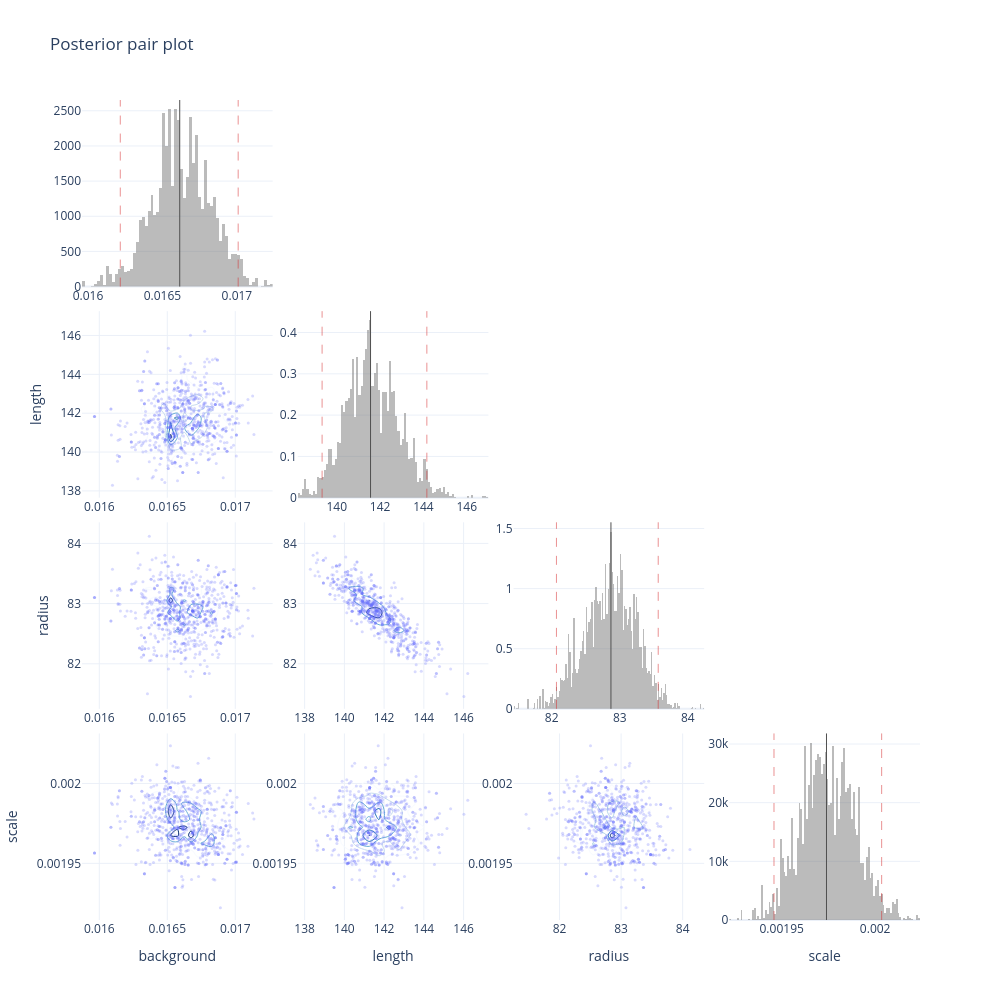

Notebook code for this chart:
### Code cell
print('\nGenerating posterior pair (corner) plot...')
fitteri.plot_posterior_pairs()

### Figure 1 — Plotly figure (JSON) as saved in the notebook; plotly's stock layout.template omitted (floating-point values rounded to 4 significant figures; data arrays with more than 128 entries replaced by an {"elided": "..."} marker saying what was removed)
{"data": [{"histnorm": "probability density", "marker": {"color": "rgba(120, 120, 120, 0.5)"}, "name": "Marginal density", "showlegend": false, "type": "histogram", "x": {"elided": "9600 float values"}, "xaxis": "x", "yaxis": "y"}, {"marker": {"color": "rgba(99, 110, 250, 0.25)", "size": 3}, "mode": "markers", "showlegend": false, "type": "scatter", "x": {"elided": "750 float values"}, "xaxis": "x5", "y": {"elided": "750 float values"}, "yaxis": "y5"}, {"colorscale": [[0, "rgb(247,251,255)"], [0.125, "rgb(222,235,247)"], [0.25, "rgb(198,219,239)"], [0.375, "rgb(158,202,225)"], [0.5, "rgb(107,174,214)"], [0.625, "rgb(66,146,198)"], [0.75, "rgb(33,113,181)"], [0.875, "rgb(8,81,156)"], [1, "rgb(8,48,107)"]], "contours": {"coloring": "lines"}, "line": {"width": 1}, "ncontours": 6, "showlegend": false, "showscale": false, "type": "histogram2dcontour", "x": {"elided": "9600 float values"}, "xaxis": "x5", "y": {"elided": "9600 float values"}, "yaxis": "y5"}, {"histnorm": "probability density", "marker": {"color": "rgba(120, 120, 120, 0.5)"}, "name": "Marginal density", "showlegend": false, "type": "histogram", "x": {"elided": "9600 float values"}, "xaxis": "x6", "yaxis": "y6"}, {"marker": {"color": "rgba(99, 110, 250, 0.25)", "size": 3}, "mode": "markers", "showlegend": false, "type": "scatter", "x": {"elided": "750 float values"}, "xaxis": "x9", "y": {"elided": "750 float values"}, "yaxis": "y9"}, {"colorscale": [[0, "rgb(247,251,255)"], [0.125, "rgb(222,235,247)"], [0.25, "rgb(198,219,239)"], [0.375, "rgb(158,202,225)"], [0.5, "rgb(107,174,214)"], [0.625, "rgb(66,146,198)"], [0.75, "rgb(33,113,181)"], [0.875, "rgb(8,81,156)"], [1, "rgb(8,48,107)"]], "contours": {"coloring": "lines"}, "line": {"width": 1}, "ncontours": 6, "showlegend": false, "showscale": false, "type": "histogram2dcontour", "x": {"elided": "9600 float values"}, "xaxis": "x9", "y": {"elided": "9600 float values"}, "yaxis": "y9"}, {"marker": {"color": "rgba(99, 110, 250, 0.25)", "size": 3}, "mode": "markers", "showlegend": false, "type": "scatter", "x": {"elided": "750 float values"}, "xaxis": "x10", "y": {"elided": "750 float values"}, "yaxis": "y10"}, {"colorscale": [[0, "rgb(247,251,255)"], [0.125, "rgb(222,235,247)"], [0.25, "rgb(198,219,239)"], [0.375, "rgb(158,202,225)"], [0.5, "rgb(107,174,214)"], [0.625, "rgb(66,146,198)"], [0.75, "rgb(33,113,181)"], [0.875, "rgb(8,81,156)"], [1, "rgb(8,48,107)"]], "contours": {"coloring": "lines"}, "line": {"width": 1}, "ncontours": 6, "showlegend": false, "showscale": false, "type": "histogram2dcontour", "x": {"elided": "9600 float values"}, "xaxis": "x10", "y": {"elided": "9600 float values"}, "yaxis": "y10"}, {"histnorm": "probability density", "marker": {"color": "rgba(120, 120, 120, 0.5)"}, "name": "Marginal density", "showlegend": false, "type": "histogram", "x": {"elided": "9600 float values"}, "xaxis": "x11", "yaxis": "y11"}, {"marker": {"color": "rgba(99, 110, 250, 0.25)", "size": 3}, "mode": "markers", "showlegend": false, "type": "scatter", "x": {"elided": "750 float values"}, "xaxis": "x13", "y": {"elided": "750 float values"}, "yaxis": "y13"}, {"colorscale": [[0, "rgb(247,251,255)"], [0.125, "rgb(222,235,247)"], [0.25, "rgb(198,219,239)"], [0.375, "rgb(158,202,225)"], [0.5, "rgb(107,174,214)"], [0.625, "rgb(66,146,198)"], [0.75, "rgb(33,113,181)"], [0.875, "rgb(8,81,156)"], [1, "rgb(8,48,107)"]], "contours": {"coloring": "lines"}, "line": {"width": 1}, "ncontours": 6, "showlegend": false, "showscale": false, "type": "histogram2dcontour", "x": {"elided": "9600 float values"}, "xaxis": "x13", "y": {"elided": "9600 float values"}, "yaxis": "y13"}, {"marker": {"color": "rgba(99, 110, 250, 0.25)", "size": 3}, "mode": "markers", "showlegend": false, "type": "scatter", "x": {"elided": "750 float values"}, "xaxis": "x14", "y": {"elided": "750 float values"}, "yaxis": "y14"}, {"colorscale": [[0, "rgb(247,251,255)"], [0.125, "rgb(222,235,247)"], [0.25, "rgb(198,219,239)"], [0.375, "rgb(158,202,225)"], [0.5, "rgb(107,174,214)"], [0.625, "rgb(66,146,198)"], [0.75, "rgb(33,113,181)"], [0.875, "rgb(8,81,156)"], [1, "rgb(8,48,107)"]], "contours": {"coloring": "lines"}, "line": {"width": 1}, "ncontours": 6, "showlegend": false, "showscale": false, "type": "histogram2dcontour", "x": {"elided": "9600 float values"}, "xaxis": "x14", "y": {"elided": "9600 float values"}, "yaxis": "y14"}, {"marker": {"color": "rgba(99, 110, 250, 0.25)", "size": 3}, "mode": "markers", "showlegend": false, "type": "scatter", "x": {"elided": "750 float values"}, "xaxis": "x15", "y": {"elided": "750 float values"}, "yaxis": "y15"}, {"colorscale": [[0, "rgb(247,251,255)"], [0.125, "rgb(222,235,247)"], [0.25, "rgb(198,219,239)"], [0.375, "rgb(158,202,225)"], [0.5, "rgb(107,174,214)"], [0.625, "rgb(66,146,198)"], [0.75, "rgb(33,113,181)"], [0.875, "rgb(8,81,156)"], [1, "rgb(8,48,107)"]], "contours": {"coloring": "lines"}, "line": {"width": 1}, "ncontours": 6, "showlegend": false, "showscale": false, "type": "histogram2dcontour", "x": {"elided": "9600 float values"}, "xaxis": "x15", "y": {"elided": "9600 float values"}, "yaxis": "y15"}, {"histnorm": "probability density", "marker": {"color": "rgba(120, 120, 120, 0.5)"}, "name": "Marginal density", "showlegend": false, "type": "histogram", "x": {"elided": "9600 float values"}, "xaxis": "x16", "yaxis": "y16"}], "layout": {"height": 1000, "shapes": [{"line": {"color": "rgb(80, 80, 80)", "width": 1}, "type": "line", "x0": 0.01662, "x1": 0.01662, "xref": "x", "y0": 0, "y1": 1, "yref": "y domain"}, {"line": {"color": "rgba(214, 39, 40, 0.5)", "dash": "dash", "width": 1}, "type": "line", "x0": 0.01622, "x1": 0.01622, "xref": "x", "y0": 0, "y1": 1, "yref": "y domain"}, {"line": {"color": "rgba(214, 39, 40, 0.5)", "dash": "dash", "width": 1}, "type": "line", "x0": 0.01701, "x1": 0.01701, "xref": "x", "y0": 0, "y1": 1, "yref": "y domain"}, {"line": {"color": "rgb(80, 80, 80)", "width": 1}, "type": "line", "x0": 141.6, "x1": 141.6, "xref": "x6", "y0": 0, "y1": 1, "yref": "y6 domain"}, {"line": {"color": "rgba(214, 39, 40, 0.5)", "dash": "dash", "width": 1}, "type": "line", "x0": 139.3, "x1": 139.3, "xref": "x6", "y0": 0, "y1": 1, "yref": "y6 domain"}, {"line": {"color": "rgba(214, 39, 40, 0.5)", "dash": "dash", "width": 1}, "type": "line", "x0": 144.2, "x1": 144.2, "xref": "x6", "y0": 0, "y1": 1, "yref": "y6 domain"}, {"line": {"color": "rgb(80, 80, 80)", "width": 1}, "type": "line", "x0": 82.87, "x1": 82.87, "xref": "x11", "y0": 0, "y1": 1, "yref": "y11 domain"}, {"line": {"color": "rgba(214, 39, 40, 0.5)", "dash": "dash", "width": 1}, "type": "line", "x0": 82.07, "x1": 82.07, "xref": "x11", "y0": 0, "y1": 1, "yref": "y11 domain"}, {"line": {"color": "rgba(214, 39, 40, 0.5)", "dash": "dash", "width": 1}, "type": "line", "x0": 83.56, "x1": 83.56, "xref": "x11", "y0": 0, "y1": 1, "yref": "y11 domain"}, {"line": {"color": "rgb(80, 80, 80)", "width": 1}, "type": "line", "x0": 0.001974, "x1": 0.001974, "xref": "x16", "y0": 0, "y1": 1, "yref": "y16 domain"}, {"line": {"color": "rgba(214, 39, 40, 0.5)", "dash": "dash", "width": 1}, "type": "line", "x0": 0.001946, "x1": 0.001946, "xref": "x16", "y0": 0, "y1": 1, "yref": "y16 domain"}, {"line": {"color": "rgba(214, 39, 40, 0.5)", "dash": "dash", "width": 1}, "type": "line", "x0": 0.002003, "x1": 0.002003, "xref": "x16", "y0": 0, "y1": 1, "yref": "y16 domain"}], "showlegend": false, "title": {"text": "Posterior pair plot"}, "width": 1000, "xaxis": {"anchor": "y", "domain": [0, 0.2275]}, "xaxis10": {"anchor": "y10", "domain": [0.2575, 0.485]}, "xaxis11": {"anchor": "y11", "domain": [0.515, 0.7425]}, "xaxis12": {"anchor": "y12", "domain": [0.7725, 1]}, "xaxis13": {"anchor": "y13", "domain": [0, 0.2275], "title": {"text": "background"}}, "xaxis14": {"anchor": "y14", "domain": [0.2575, 0.485], "title": {"text": "length"}}, "xaxis15": {"anchor": "y15", "domain": [0.515, 0.7425], "title": {"text": "radius"}}, "xaxis16": {"anchor": "y16", "domain": [0.7725, 1], "title": {"text": "scale"}}, "xaxis2": {"anchor": "y2", "domain": [0.2575, 0.485]}, "xaxis3": {"anchor": "y3", "domain": [0.515, 0.7425]}, "xaxis4": {"anchor": "y4", "domain": [0.7725, 1]}, "xaxis5": {"anchor": "y5", "domain": [0, 0.2275]}, "xaxis6": {"anchor": "y6", "domain": [0.2575, 0.485]}, "xaxis7": {"anchor": "y7", "domain": [0.515, 0.7425]}, "xaxis8": {"anchor": "y8", "domain": [0.7725, 1]}, "xaxis9": {"anchor": "y9", "domain": [0, 0.2275]}, "yaxis": {"anchor": "x", "domain": [0.7725, 1]}, "yaxis10": {"anchor": "x10", "domain": [0.2575, 0.485]}, "yaxis11": {"anchor": "x11", "domain": [0.2575, 0.485]}, "yaxis12": {"anchor": "x12", "domain": [0.2575, 0.485]}, "yaxis13": {"anchor": "x13", "domain": [0, 0.2275], "title": {"text": "scale"}}, "yaxis14": {"anchor": "x14", "domain": [0, 0.2275]}, "yaxis15": {"anchor": "x15", "domain": [0, 0.2275]}, "yaxis16": {"anchor": "x16", "domain": [0, 0.2275]}, "yaxis2": {"anchor": "x2", "domain": [0.7725, 1]}, "yaxis3": {"anchor": "x3", "domain": [0.7725, 1]}, "yaxis4": {"anchor": "x4", "domain": [0.7725, 1]}, "yaxis5": {"anchor": "x5", "domain": [0.515, 0.7425], "title": {"text": "length"}}, "yaxis6": {"anchor": "x6", "domain": [0.515, 0.7425]}, "yaxis7": {"anchor": "x7", "domain": [0.515, 0.7425]}, "yaxis8": {"anchor": "x8", "domain": [0.515, 0.7425]}, "yaxis9": {"anchor": "x9", "domain": [0.2575, 0.485], "title": {"text": "radius"}}}}
